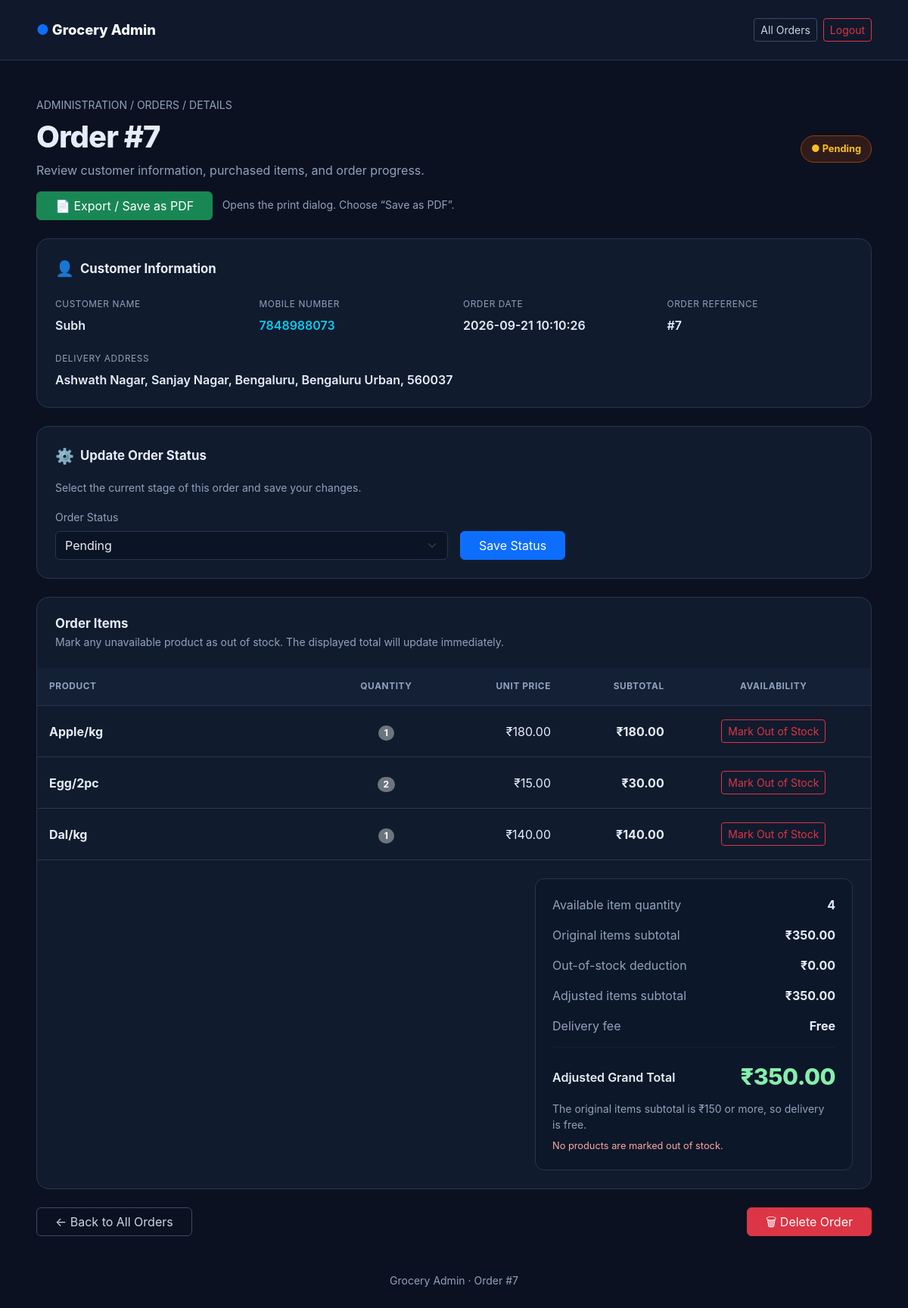
The page /admin/order/7 (signed in) on the database its author committed.
### tables this page shows
CREATE TABLE orders (
                    id INTEGER PRIMARY KEY AUTOINCREMENT,
                    customer_name TEXT NOT NULL,
                    customer_address TEXT NOT NULL,
                    mobile TEXT NOT NULL,
                    date TEXT NOT NULL,
                    status TEXT DEFAULT 'Pending');

CREATE TABLE order_items (
                    id INTEGER PRIMARY KEY AUTOINCREMENT,
                    order_id INTEGER,
                    item_id INTEGER,
                    quantity INTEGER,
                    FOREIGN KEY(order_id) REFERENCES orders(id),
                    FOREIGN KEY(item_id) REFERENCES items(id));

### app.py (the view)
@app.route("/admin/order/<int:order_id>")
@admin_required
def order_details(order_id):
    conn = get_db_connection()
    c = conn.cursor()
    c.execute("""
        SELECT
            id,
            customer_name,
            customer_address,
            mobile,
            date,
            COALESCE(status, 'Pending')
        FROM orders
        WHERE id = ?
    """, (order_id,))
    order = c.fetchone()
    if not order:
        conn.close()
        return "Order not found", 404
    c.execute("""
        SELECT
            COALESCE(items.name, 'Deleted item'),
            order_items.quantity,
            COALESCE(items.price, 0),
            COALESCE(
                order_items.quantity * items.price,
                0
            ) AS subtotal
        FROM order_items
        LEFT JOIN items
            ON order_items.item_id = items.id
        WHERE order_items.order_id = ?
        ORDER BY order_items.id
    """, (order_id,))
    items = c.fetchall()
    total = sum(
        item[3] or 0
        for item in items
    )
    conn.close()
    return render_template(
        "order_details.html",
        order=order,
        order_id=order_id,
        items=items,
        total=total,
        valid_statuses=VALID_ORDER_STATUSES
    )

### app.py (called while the page is built)
def get_db_connection():
    conn = sqlite3.connect(DB_NAME)
    return conn

def admin_required(func):
    @wraps(func)
    def wrapper(*args, **kwargs):
        if not session.get("admin_logged_in"):
            return redirect(url_for("login"))
        return func(*args, **kwargs)
    return wrapper

### templates/order_details.html (shortened to what this page needs)
<!DOCTYPE html>
<html lang="en">
<head>
    <link href="https://cdn.jsdelivr.net/npm/bootstrap@5.3.3/dist/css/bootstrap.min.css"
          rel="stylesheet">
</head>
<body>
<nav class="navbar no-print">
    <div class="container-fluid px-3 px-lg-5 py-3">
        <div class="d-flex justify-content-between align-items-center w-100 gap-2">
            <a class="brand" href="{{ url_for('admin') }}">
                <span class="text-primary">●</span> Grocery Admin
            </a>
            <div class="d-flex gap-2">
                <a href="{{ url_for('admin_orders') }}"
                   class="btn btn-sm btn-outline-light">
                    All Orders
                </a>
                <a href="{{ url_for('logout') }}"
                   class="btn btn-sm btn-outline-danger">
                    Logout
                </a>
            </div>
        </div>
    </div>
</nav>
<main class="container-fluid px-3 px-lg-5 py-4 py-lg-5">
    <div class="mb-4">
        <div class="muted small mb-2">
            ADMINISTRATION / ORDERS / DETAILS
        </div>
        <div class="d-flex flex-wrap justify-content-between align-items-center gap-3">
            <div>
                <h1 class="page-title mb-2">
                    Order #{{ order_id }}
                </h1>
                <p class="muted mb-0">
                    Review customer information, purchased items, and order progress.
                </p>
            </div>
            {% if order[5] == 'Completed' %}
                <span class="status status-completed">● Completed</span>
            {% elif order[5] == 'In Progress' %}
                <span class="status status-progress">● In Progress</span>
            {% else %}
                <span class="status status-pending">● Pending</span>
            {% endif %}
        </div>
        <div class="mt-3 no-print">
            <button type="button"
                    id="pdfButton"
                    class="btn btn-success px-4"
                    onclick="exportOrderPDF()">
                <span aria-hidden="true">📄</span> Export / Save as PDF
            </button>
            <small class="muted ms-2">
                Opens the print dialog. Choose “Save as PDF”.
            </small>
        </div>
    </div>
    <section class="panel p-3 p-lg-4 mb-4">
        <div class="d-flex align-items-center gap-2 mb-4">
            <span class="fs-5">👤</span>
            <h2 class="section-title mb-0">Customer Information</h2>
        </div>
        <div class="row g-4">
            <div class="col-12 col-md-6 col-xl-3">
                <div class="detail-label">Customer Name</div>
                <div class="detail-value">{{ order[1] }}</div>
            </div>
            <div class="col-12 col-md-6 col-xl-3">
                <div class="detail-label">Mobile Number</div>
                <div class="detail-value">
                    {% if order[3] %}
                        <a href="tel:{{ order[3] }}"
                           class="link-info text-decoration-none">
                            {{ order[3] }}
                        </a>
                    {% else %}
                        Not provided
                    {% endif %}
                </div>
            </div>
            <div class="col-12 col-md-6 col-xl-3">
                <div class="detail-label">Order Date</div>
                <div class="detail-value">{{ order[4] }}</div>
            </div>
            <div class="col-12 col-md-6 col-xl-3">
                <div class="detail-label">Order Reference</div>
                <div class="detail-value">#{{ order[0] }}</div>
            </div>
            <div class="col-12">
                <div class="detail-label">Delivery Address</div>
                <div class="detail-value">{{ order[2] }}</div>
            </div>
        </div>
    </section>
    <section class="panel p-3 p-lg-4 mb-4">
        <div class="d-flex align-items-center gap-2 mb-3">
            <span class="fs-5">⚙️</span>
            <h2 class="section-title mb-0">Update Order Status</h2>
        </div>
        <p class="muted small mb-3">
            Select the current stage of this order and save your changes.
        </p>
        <form method="POST"
              id="statusForm"
              action="{{ url_for('update_order_status', order_id=order_id) }}"
              class="row g-3 align-items-end no-print">
            <div class="col-12 col-md-8 col-lg-6">
                <label for="status" class="form-label muted small">
                    Order Status
                </label>
                <select name="status"
                        id="status"
                        class="form-select"
                        required>
                    {% for status in valid_statuses %}
                        <option value="{{ status }}"
                            {% if order[5] == status %}selected{% endif %}>
                            {{ status }}
                        </option>
                    {% endfor %}
                </select>
            </div>
            <div class="col-12 col-md-auto">
                <button type="submit" class="btn btn-primary px-4">
                    Save Status
                </button>
            </div>
        </form>
    </section>
    <section class="panel overflow-hidden mb-4">
        <div class="p-3 p-lg-4">
            <h2 class="section-title mb-1">Order Items</h2>
            <p class="muted small mb-0">
                Mark any unavailable product as out of stock. The displayed total will update immediately.
            </p>
        </div>
        {% if items %}
            <div class="table-responsive">
                <table class="table" id="orderItemsTable">
                    <thead>
                        <tr>
                            <th style="width: 35%;">Product</th>
                            <th class="text-center">Quantity</th>
                            <th class="text-end">Unit Price</th>
                            <th class="text-end">Subtotal</th>
                            <th class="text-center no-print">Availability</th>
                        </tr>
                    </thead>
                    <tbody>
                        {% for item in items %}
                            <tr class="order-item-row"
                                data-quantity="{{ item[1] or 0 }}"
                                data-subtotal="{{ item[3] or 0 }}">
                                <td>
                                    <div class="item-name">{{ item[0] }}</div>
                                </td>
                                <td class="text-center">
                                    <span class="badge rounded-pill text-bg-secondary">
                                        {{ item[1] }}
                                    </span>
                                </td>
                                <td class="text-end text-nowrap">
                                    ₹{{ '%.2f' | format(item[2] or 0) }}
                                </td>
                                <td class="text-end text-nowrap fw-bold">
                                    ₹{{ '%.2f' | format(item[3] or 0) }}
                                </td>
                                <td class="text-center no-print">
                                    <button type="button"
                                            class="btn btn-sm btn-outline-danger stock-button"
                                            onclick="toggleOutOfStock(this)"
                                            aria-pressed="false">
                                        Mark Out of Stock
                                    </button>
                                </td>
                            </tr>
                        {% endfor %}
                    </tbody>
                </table>
            </div>
        {% endif %}
        <div class="p-3 p-lg-4">
            <div class="total-box ms-auto" style="max-width: 420px;">
                <div class="d-flex justify-content-between align-items-center mb-3">
                    <span class="muted">Available item quantity</span>
                    <strong id="availableQuantity">
                        {{ items | sum(attribute=1) }}
                    </strong>
                </div>
                <div class="d-flex justify-content-between align-items-center mb-3">
                    <span class="muted">Original items subtotal</span>
                    <strong id="originalSubtotal">₹0.00</strong>
                </div>
                <div class="d-flex justify-content-between align-items-center mb-3">
                    <span class="muted">Out-of-stock deduction</span>
                    <strong id="deductionAmount">₹0.00</strong>
                </div>
                <div class="d-flex justify-content-between align-items-center mb-3">
                    <span class="muted">Adjusted items subtotal</span>
                    <strong id="adjustedSubtotal">₹0.00</strong>
                </div>
                <div class="d-flex justify-content-between align-items-center mb-3">
                    <span class="muted">Delivery fee</span>
                    <strong id="deliveryFee">Free</strong>
                </div>
                <hr style="border-color: var(--border);">
                <div class="d-flex justify-content-between align-items-center">
                    <span class="fw-semibold">Adjusted Grand Total</span>
                    <span class="grand-total" id="grandTotal">₹0.00</span>
                </div>
                <div class="muted small mt-2" id="deliveryExplanation">
                </div>
                <div id="stockSummary" class="deduction-note mt-2" aria-live="polite"></div>
            </div>
        </div>
    </section>
    <div class="d-flex flex-wrap justify-content-between gap-3 no-print">
        <a href="{{ url_for('admin_orders') }}"
           id="backButton"
           class="btn btn-outline-light px-4">
            ← Back to All Orders
        </a>
        <form method="POST"
              id="deleteForm"
              action="{{ url_for('delete_order', order_id=order_id) }}"
              onsubmit="return confirm('Are you sure you want to permanently delete order #{{ order_id }}? Its associated order items will also be deleted. This cannot be undone.');">
            <button type="submit" class="btn btn-danger px-4">
                🗑 Delete Order
            </button>
        </form>
    </div>
    <div class="text-center muted small mt-5">
        Grocery Admin · Order #{{ order_id }}
    </div>
</main>
</body>
</html>

### templates/order_details.html (style rules this page uses)
:root { --bg: #0b1120; --panel: #111b2e; --border: #263650; --text: #e5edf8; --muted: #91a2bc; }
* { box-sizing: border-box; }
body { margin: 0; min-height: 100vh; background: var(--bg); color: var(--text); font-family: Inter, system-ui, -apple-system, sans-serif; }
.navbar { background: #0f192b; border-bottom: 1px solid var(--border); }
.brand { color: #f8fafc; font-weight: 800; text-decoration: none; font-size: 1.15rem; }
.panel { background: var(--panel); border: 1px solid var(--border); border-radius: 16px; }
.muted { color: var(--muted); }
.page-title { font-weight: 800; letter-spacing: -1px; }
.section-title { font-weight: 750; font-size: 1.05rem; }
.detail-label { font-size: .74rem; color: var(--muted); text-transform: uppercase; letter-spacing: .6px; margin-bottom: 6px; }
.detail-value { font-weight: 600; overflow-wrap: anywhere; }
.table { --bs-table-bg: transparent; --bs-table-color: var(--text); --bs-table-border-color: var(--border); margin-bottom: 0; }
.table thead th { background: #142036; color: var(--muted); font-size: .74rem; text-transform: uppercase; letter-spacing: .6px; padding: 16px; white-space: nowrap; }
.table tbody td { padding: 18px 16px; vertical-align: middle; }
.form-select { background-color: #0b1425; color: var(--text); border-color: var(--border); }
.form-select option { background: #111b2e; color: white; }
.status { display: inline-block; border-radius: 30px; padding: 7px 13px; font-size: .8rem; font-weight: 750; }
.status-pending { background: #78350f55; color: #fbbf24; border: 1px solid #92400e; }
.total-box { background: #0c1729; border: 1px solid var(--border); border-radius: 12px; padding: 22px; }
.grand-total { font-size: 1.9rem; font-weight: 850; color: #86efac; letter-spacing: -.5px; }
.btn-outline-light { color: #cbd5e1; border-color: #3b4b65; }
.item-name { font-weight: 650; }
.stock-button { white-space: nowrap; }
.deduction-note { color: #fca5a5; font-size: .8rem; }

### rows shown on the page
orders: customer_name "Subh", mobile "7848988073", date "2026-09-21 10:10:26", id "7", customer_address "Ashwath Nagar, Sanjay Nagar, Bengaluru, Bengaluru Urban, 560037"
order_items: item "Apple/kg", quantity "1", item "180.00"
order_items: item "Egg/2pc", quantity "2", item "15.00", item "30.00"
order_items: item "Dal/kg", quantity "1", item "140.00"

### other values the page prints
{{ order_id }} "7"
{{ items | sum(attribute=1) }} "4"
form field status "Pending"
